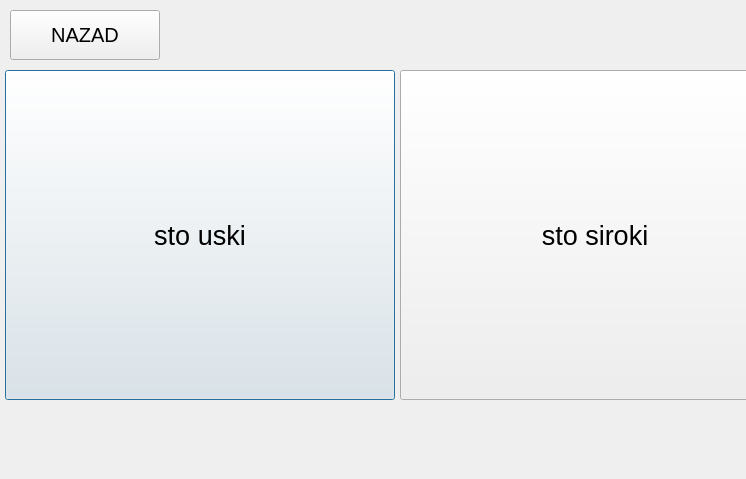
<?xml version="1.0" encoding="UTF-8"?>
<ui version="4.0">
 <class>Dialog</class>
 <widget class="QDialog" name="Dialog">
  <property name="geometry">
   <rect>
    <x>0</x>
    <y>0</y>
    <width>746</width>
    <height>479</height>
   </rect>
  </property>
  <property name="windowTitle">
   <string>Dialog</string>
  </property>
  <widget class="QPushButton" name="button_sto_uski">
   <property name="geometry">
    <rect>
     <x>5</x>
     <y>70</y>
     <width>390</width>
     <height>330</height>
    </rect>
   </property>
   <property name="font">
    <font>
     <pointsize>20</pointsize>
    </font>
   </property>
   <property name="autoFillBackground">
    <bool>false</bool>
   </property>
   <property name="styleSheet">
    <string notr="true">
</string>
   </property>
   <property name="text">
    <string>sto uski</string>
   </property>
  </widget>
  <widget class="QPushButton" name="button_sto_siroki">
   <property name="geometry">
    <rect>
     <x>400</x>
     <y>70</y>
     <width>390</width>
     <height>330</height>
    </rect>
   </property>
   <property name="font">
    <font>
     <pointsize>20</pointsize>
    </font>
   </property>
   <property name="styleSheet">
    <string notr="true">
</string>
   </property>
   <property name="text">
    <string>sto siroki</string>
   </property>
  </widget>
  <widget class="QPushButton" name="button_back">
   <property name="geometry">
    <rect>
     <x>10</x>
     <y>10</y>
     <width>150</width>
     <height>50</height>
    </rect>
   </property>
   <property name="font">
    <font>
     <pointsize>15</pointsize>
    </font>
   </property>
   <property name="text">
    <string>NAZAD</string>
   </property>
  </widget>
 </widget>
 <resources/>
 <connections/>
</ui>
